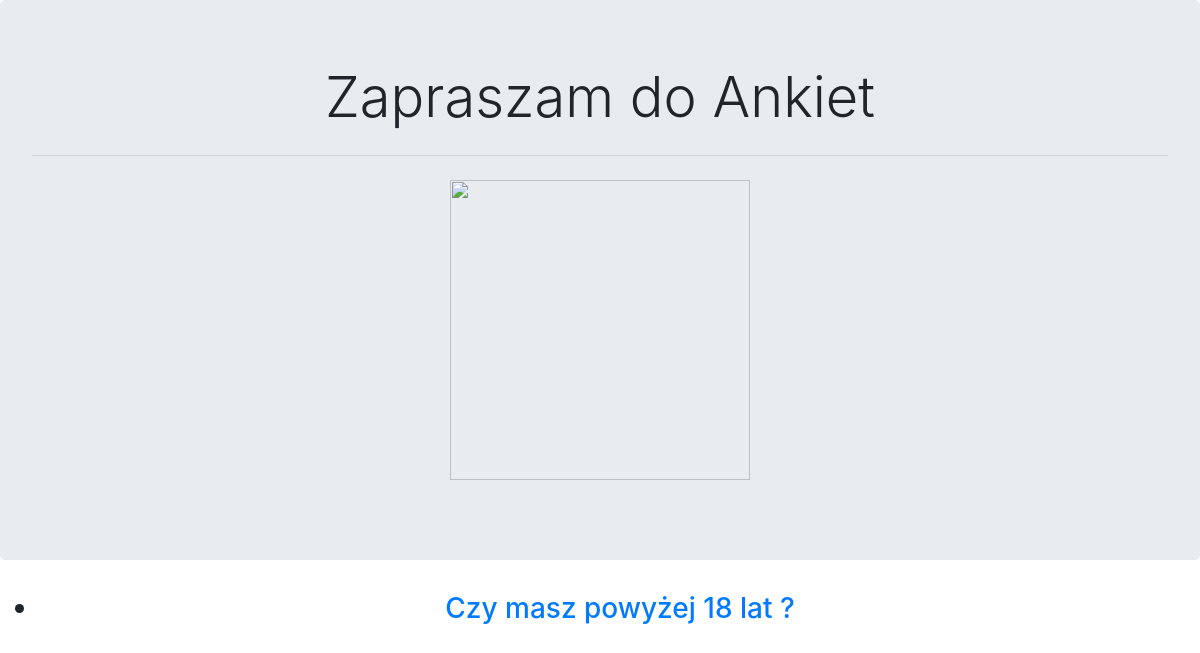
Page /ankieta/ on the earlier database version.
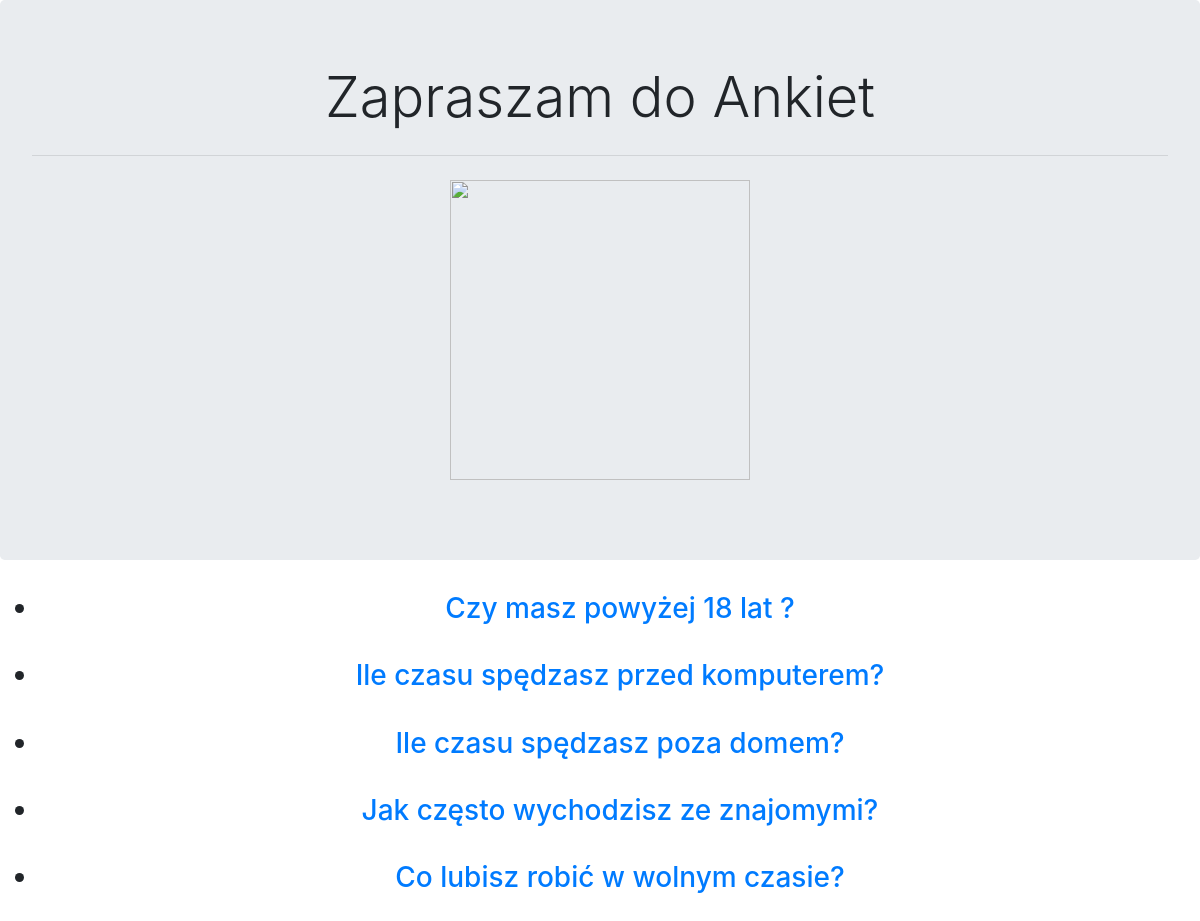
Same page on the later database version.
### questionnaire/models.py (models this page shows, shortened)
class Question(models.Model):
    question_text=models.CharField(max_length=200)
    question_date=models.DateField(auto_now=True)
    object=models.Manager()
    class Meta:
        verbose_name='Pytanie'
        verbose_name_plural='Pytania'

### questionnaire/views.py (the view)
# urls.py: path('',views.index, name='index'),
def index(request):
    last_question=Question.object.order_by('-question_date')
    context={'last_question':last_question}
    return render(request,'questionnaire/index.html',context)

### questionnaire/templates/questionnaire/index.html
{% extends 'questionnaire/base.html' %}
{% block content %}
<div class="jumbotron">
    <h1 class="display-4"><center>Zapraszam do Ankiet</center></h1>
    <hr class="my-4">
    <p><center><img src="http://lubiewo.pl/wp-content/uploads/2019/02/20.jpg" width="300" height="300"></center></p>
  </div>
{% if last_question %}
    <ul>
        <center><h3>
    {% for question in last_question %}
        <li><a href="{% url 'detail' question.id %}">
        {{question.question_text}}</a> </li>
        <br>
        {%endfor%}
    </h3> </center>
    </ul>
{%else%}
    <p><center><h2>Nie ma ankiet w tym zakresie dat</h2></center></p>
{% endif %}
{% endblock %}

### questionnaire/templates/questionnaire/base.html (shortened to what this page needs)
<!doctype html>
<html lang="en">
  <head>
    <link rel="stylesheet" href="https://stackpath.bootstrapcdn.com/bootstrap/4.4.1/css/bootstrap.min.css">
  </head>
  <body  background="https://s3-eu-west-1.amazonaws.com/media-wp-tomhrm/wp-content/uploads/2018/04/05174434/test.png">
     {%block content%}
     {% endblock %}
  </body>
</html>

Differences in the rows shown:
added Question: question_text "Ile czasu spędzasz przed komputerem?"
added Question: question_text "Ile czasu spędzasz poza domem?"
added Question: question_text "Jak często wychodzisz ze znajomymi?"
added Question: question_text "Co lubisz robić w wolnym czasie?"
